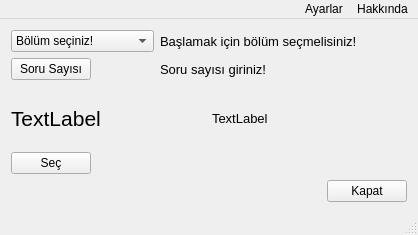
<?xml version="1.0" encoding="UTF-8"?>
<ui version="4.0">
 <class>MainWindow</class>
 <widget class="QMainWindow" name="MainWindow">
  <property name="geometry">
   <rect>
    <x>0</x>
    <y>0</y>
    <width>418</width>
    <height>235</height>
   </rect>
  </property>
  <property name="windowTitle">
   <string>Speaking</string>
  </property>
  <property name="windowIcon">
   <iconset resource="rc.qrc">
    <normaloff>:/DATA/Simge/bil.png</normaloff>:/DATA/Simge/bil.png</iconset>
  </property>
  <widget class="QWidget" name="centralWidget">
   <layout class="QGridLayout" name="gridLayout">
    <item row="0" column="0" colspan="3">
     <layout class="QVBoxLayout" name="verticalLayout">
      <item>
       <layout class="QFormLayout" name="formLayout">
        <item row="0" column="0">
         <widget class="QComboBox" name="comboBox">
          <item>
           <property name="text">
            <string>Bölüm seçiniz!</string>
           </property>
          </item>
          <item>
           <property name="text">
            <string>10 T1 i1 Alışkanlıklar</string>
           </property>
          </item>
          <item>
           <property name="text">
            <string>10 T1 i2 Hobiler</string>
           </property>
          </item>
          <item>
           <property name="text">
            <string>10 T1 i3 Fobiler</string>
           </property>
          </item>
          <item>
           <property name="text">
            <string>11 T1 i1 Sinema</string>
           </property>
          </item>
          <item>
           <property name="text">
            <string>11 T1 i2 Müzik</string>
           </property>
          </item>
          <item>
           <property name="text">
            <string>11 T1 i3 Film Yapımı</string>
           </property>
          </item>
          <item>
           <property name="text">
            <string>Genel</string>
           </property>
          </item>
         </widget>
        </item>
        <item row="0" column="1">
         <widget class="QLabel" name="label_sinif">
          <property name="font">
           <font>
            <pointsize>10</pointsize>
           </font>
          </property>
          <property name="text">
           <string>Başlamak için bölüm seçmelisiniz!</string>
          </property>
         </widget>
        </item>
        <item row="1" column="0">
         <widget class="QPushButton" name="S_S_Button">
          <property name="text">
           <string>Soru Sayısı</string>
          </property>
          <property name="icon">
           <iconset resource="rc.qrc">
            <normaloff>:/DATA/Simge/hak.png</normaloff>:/DATA/Simge/hak.png</iconset>
          </property>
         </widget>
        </item>
        <item row="1" column="1">
         <widget class="QLabel" name="label">
          <property name="font">
           <font>
            <pointsize>10</pointsize>
           </font>
          </property>
          <property name="text">
           <string>Soru sayısı giriniz!</string>
          </property>
         </widget>
        </item>
       </layout>
      </item>
      <item>
       <layout class="QHBoxLayout" name="horizontalLayout">
        <item>
         <widget class="QLabel" name="label_soru">
          <property name="font">
           <font>
            <pointsize>16</pointsize>
           </font>
          </property>
          <property name="text">
           <string>TextLabel</string>
          </property>
         </widget>
        </item>
        <item>
         <widget class="QLabel" name="label_soru_no">
          <property name="font">
           <font>
            <pointsize>10</pointsize>
           </font>
          </property>
          <property name="text">
           <string>TextLabel</string>
          </property>
         </widget>
        </item>
       </layout>
      </item>
     </layout>
    </item>
    <item row="1" column="0">
     <widget class="QPushButton" name="secButton">
      <property name="text">
       <string>Seç</string>
      </property>
      <property name="icon">
       <iconset resource="rc.qrc">
        <normaloff>:/DATA/Simge/dene.png</normaloff>:/DATA/Simge/dene.png</iconset>
      </property>
     </widget>
    </item>
    <item row="1" column="1">
     <spacer name="horizontalSpacer">
      <property name="orientation">
       <enum>Qt::Horizontal</enum>
      </property>
      <property name="sizeHint" stdset="0">
       <size>
        <width>235</width>
        <height>20</height>
       </size>
      </property>
     </spacer>
    </item>
    <item row="2" column="0" colspan="2">
     <spacer name="horizontalSpacer_2">
      <property name="orientation">
       <enum>Qt::Horizontal</enum>
      </property>
      <property name="sizeHint" stdset="0">
       <size>
        <width>316</width>
        <height>20</height>
       </size>
      </property>
     </spacer>
    </item>
    <item row="2" column="2">
     <widget class="QPushButton" name="kapatButton">
      <property name="text">
       <string>Kapat</string>
      </property>
      <property name="icon">
       <iconset resource="rc.qrc">
        <normaloff>:/DATA/Simge/kapat.png</normaloff>:/DATA/Simge/kapat.png</iconset>
      </property>
     </widget>
    </item>
   </layout>
  </widget>
  <widget class="QMenuBar" name="menuBar">
   <property name="geometry">
    <rect>
     <x>0</x>
     <y>0</y>
     <width>418</width>
     <height>26</height>
    </rect>
   </property>
   <property name="layoutDirection">
    <enum>Qt::RightToLeft</enum>
   </property>
   <widget class="QMenu" name="menuAyarlar">
    <property name="title">
     <string>Ayarlar</string>
    </property>
    <addaction name="actionFont"/>
    <addaction name="actionYaz_Rengi"/>
   </widget>
   <widget class="QMenu" name="menuHakk_nda">
    <property name="title">
     <string>Hakkında</string>
    </property>
    <addaction name="actionQtHakknda"/>
    <addaction name="actionLisans"/>
   </widget>
   <addaction name="menuHakk_nda"/>
   <addaction name="menuAyarlar"/>
  </widget>
  <widget class="QStatusBar" name="statusBar"/>
  <action name="actionFont">
   <property name="icon">
    <iconset resource="rc.qrc">
     <normaloff>:/DATA/Simge/font.png</normaloff>:/DATA/Simge/font.png</iconset>
   </property>
   <property name="text">
    <string>Font</string>
   </property>
  </action>
  <action name="actionYaz_Rengi">
   <property name="icon">
    <iconset resource="rc.qrc">
     <normaloff>:/DATA/Simge/renk.png</normaloff>:/DATA/Simge/renk.png</iconset>
   </property>
   <property name="text">
    <string>Yazı Rengi</string>
   </property>
  </action>
  <action name="actionQtHakknda">
   <property name="text">
    <string>Qt Hakkında</string>
   </property>
  </action>
  <action name="actionLisans">
   <property name="text">
    <string>Lisans</string>
   </property>
  </action>
  <action name="actionListe">
   <property name="enabled">
    <bool>false</bool>
   </property>
   <property name="text">
    <string>Liste</string>
   </property>
  </action>
  <action name="actionListe1">
   <property name="text">
    <string>Liste1</string>
   </property>
  </action>
 </widget>
 <layoutdefault spacing="6" margin="11"/>
 <resources>
  <include location="rc.qrc"/>
 </resources>
 <connections>
  <connection>
   <sender>kapatButton</sender>
   <signal>clicked()</signal>
   <receiver>MainWindow</receiver>
   <slot>close()</slot>
   <hints>
    <hint type="sourcelabel">
     <x>340</x>
     <y>188</y>
    </hint>
    <hint type="destinationlabel">
     <x>255</x>
     <y>175</y>
    </hint>
   </hints>
  </connection>
 </connections>
</ui>
